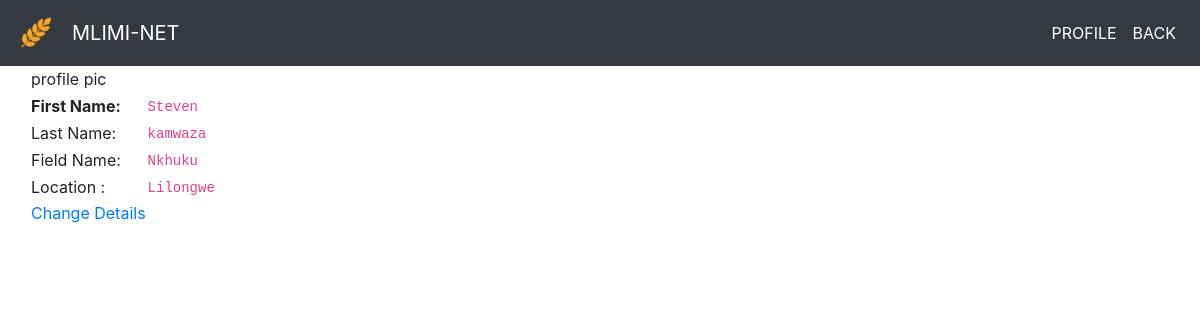
/webapp/farmprof.php (signed in), run on the app's committed database.
### tables this page shows
CREATE TABLE `farmer` (
  `id_farmer` int(11) NOT NULL,
  `farmer_email` varchar(30) NOT NULL,
  `firstname` varchar(30) NOT NULL,
  `surname` varchar(30) NOT NULL,
  `field` tinytext NOT NULL,
  `location` varchar(30) NOT NULL,
  `password_farmer` tinytext NOT NULL,
  `image` varchar(200) NOT NULL
);

### conn.php (called while the page is built, shortened)
<?php
    try {
        $pdo = new PDO('mysql:host=localhost;dbname=mliminet'," "," ");
    } catch (PDOException $th) {
        include 'menubar.php';
        echo '<center> <h4 class="text-warning">Unable to connect to database server</h4></center>';
        exit();
    }
class Data{
    public function FarmerProfile($id){
        global $pdo;
        $query=$pdo->prepare("SELECT * FROM farmer WHERE id_farmer=?");
        $query->bindValue(1,$id);
        $query->execute();
         return $query->fetch();
    }
}
?>

### webapp/farmprof.php (the view, shortened to what this page needs)
<?php
if ($_SESSION['logged_in']) {
    $id= $_SESSION['id'];
   include "../conn.php";
   $profile =new Data;
    $data =$profile->FarmerProfile($id);
}
?>
<!DOCTYPE html>
<html lang="en">
<head>
    <link rel="stylesheet" href="../css/bootstrap.css">
    <link href="css/bootstrap.min.css" rel="stylesheet">
    <link rel="stylesheet" href="../index.css">
    <link rel="stylesheet" href="indexFooter.css">
</head>
<body class="">
	<div class="bg-dark menu-bar ">
        <nav class="navbar navbar-expand-lg navbar-light">
		<a class="navbar-brand" href="#"><img src="images/logo.png" width="40px" class="logo" alt="" srcset=""></a>
		<a href="" class="navbar-brand nav-item text-white">MLIMI-NET</a>
     <ul class="navbar-nav ml-auto text-justify">
       <li class="nav-item ">
          <a class="nav-link text-white" href="#">PROFILE<span class="sr-only">(current)</span></a>
      </li>
      <li class="nav-item">
        <a class="nav-link text-white" href="farmer.php">BACK</a>
      </li>
     </ul>
	</div>
    <div class="container pl-0">
        <div class="col">
            <div class="row">
              <table>
                 <tr>
                    <td> profile pic </td>
                    <td><img src="users/<?php echo $data['image'] ?>" alt="" srcset=""></td>
                </tr>
                <tr>
                    <th>First Name: </th>
                    <td><code><?php echo $data['firstname'] ?></code></td>
                </tr>
                <tr>
                    <td>Last Name: </td>
                    <td><code><?php echo $data['surname'] ?></code></td>
                </tr>
                <tr>
                    <td>Field Name: </td>
                    <td><code><?php echo $data['field'] ?></code></td>
                </tr>
                <tr>
                    <td>Location : </td>
                    <td><code><?php
                          if (isset($data['location'])) {
                            echo $data['location'];
                          } else {
                            echo("None");
                          }
                          ?>
                        </code>
                    </td>
                </tr>
                    <tr><td><a href="editfama.php">Change Details</a></td></tr>
              </table>
            </div>
        </div>
    </div>
</body>
</html>

### data on the page
farmer: firstname "Steven", surname "kamwaza", field "Nkhuku", location "Lilongwe"
